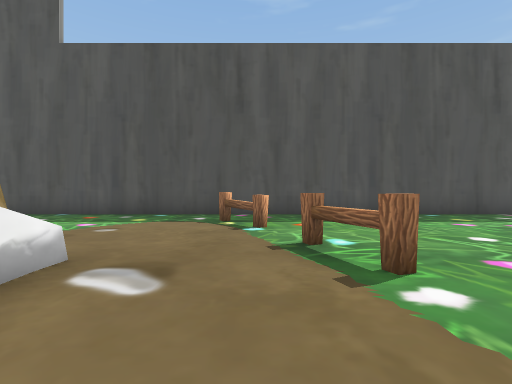
View 1 (above)

19 first-person views from a walk through a Unity game level. The camera is 1.3 m above the floor, looks level and sees 85° across. The floor is counted in squares, 2 m on a side. Each view is taken from the middle of a square. On the plan, view 1 faces up. The plan holds only what a view shows up to about 9 squares ahead; the rest is blank. The place goes on beyond the plan.

View 2
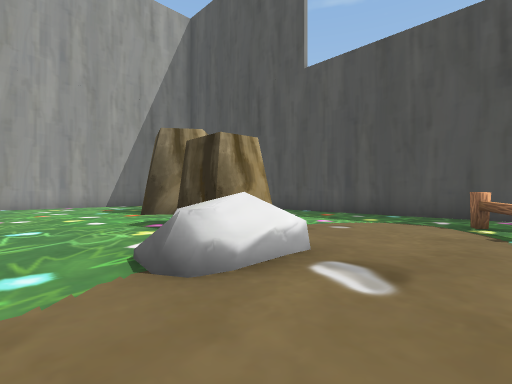

View 3
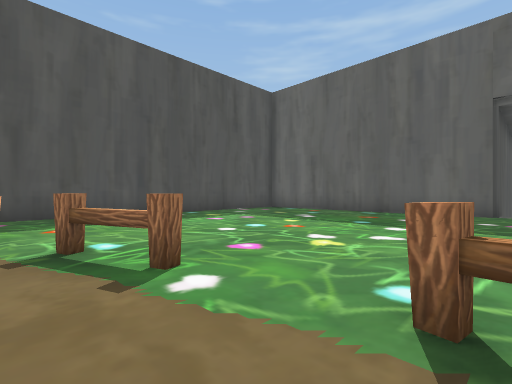

View 4
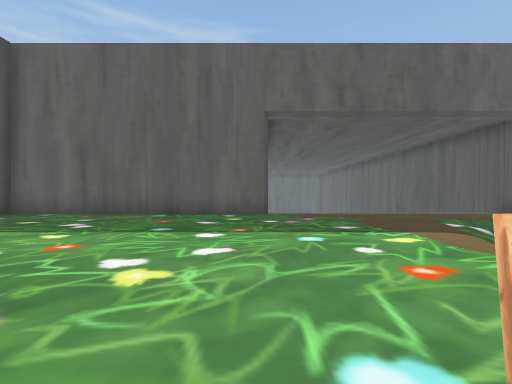

View 5
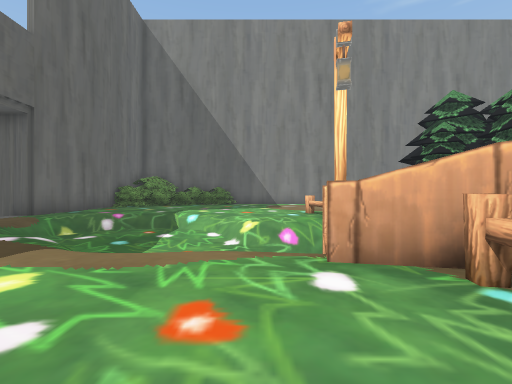

View 6
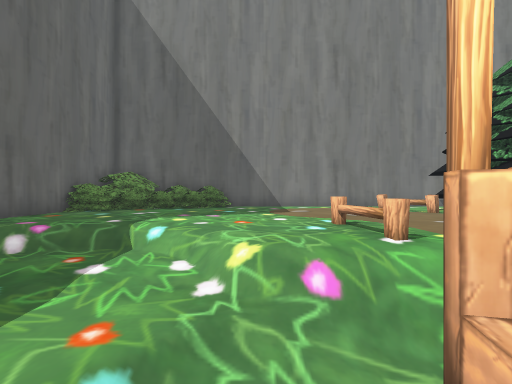

View 7
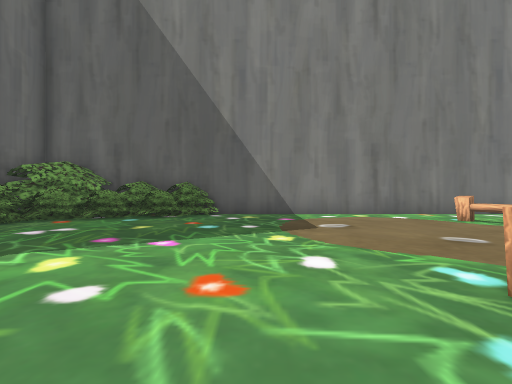

View 8
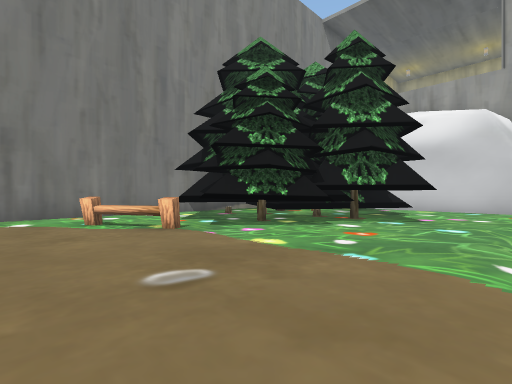

View 9
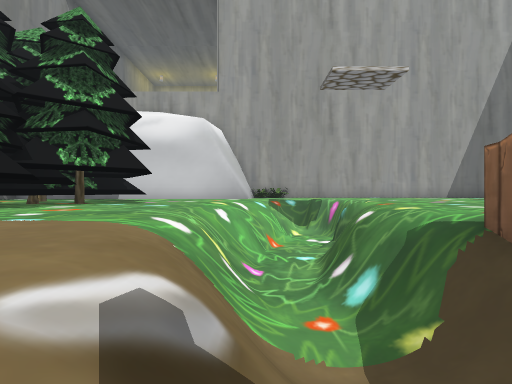

View 10
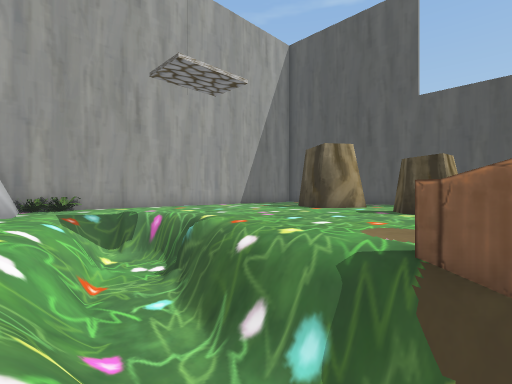

View 11
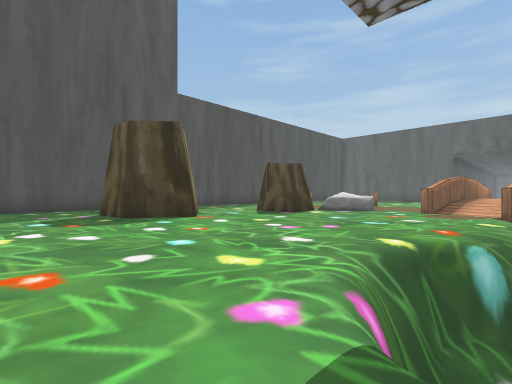

View 12
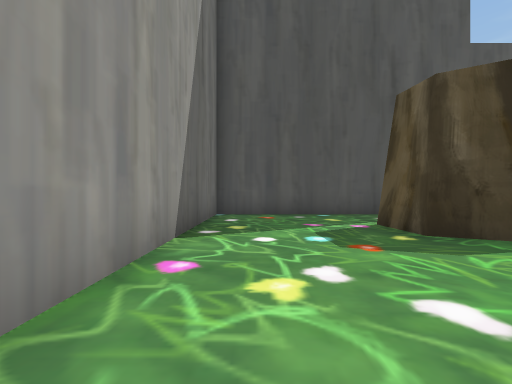

View 13
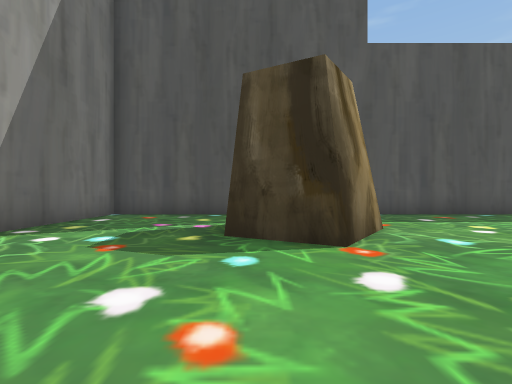

View 14
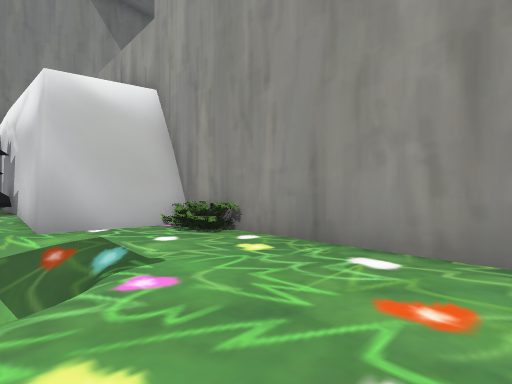

View 15
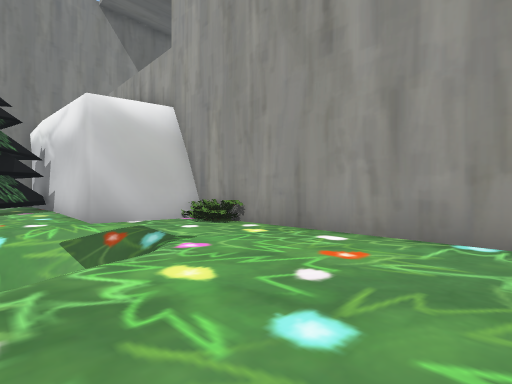

View 16
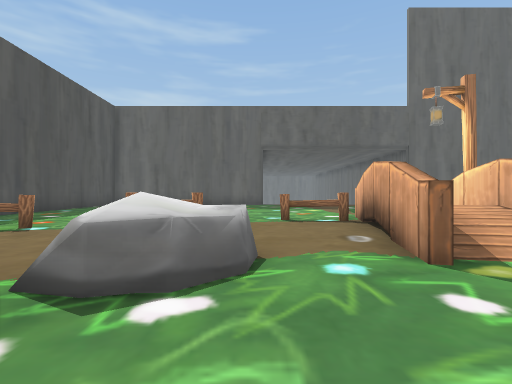

View 17
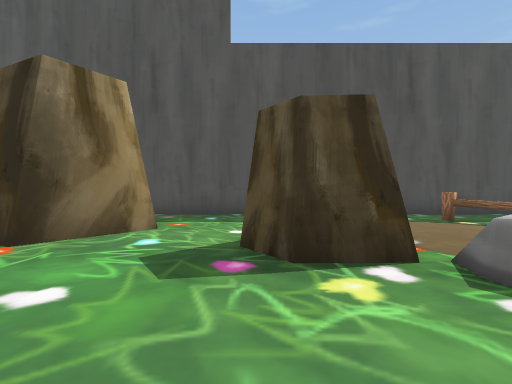

View 18
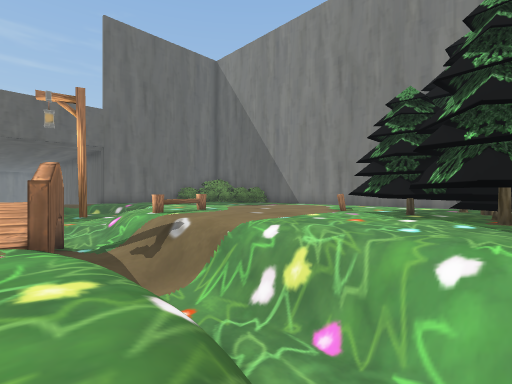

View 19
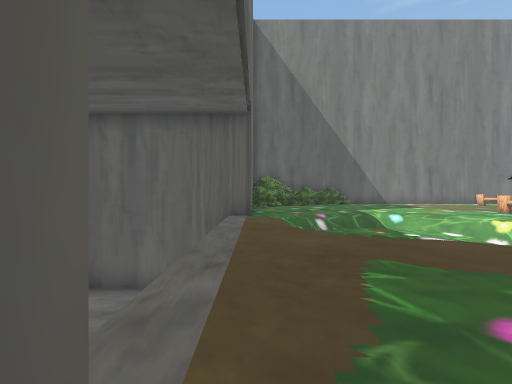

### Floor plan
Key: @ floor where view 1 was taken; # wall or solid block; . main floor; - floor 0.25 m lower than the main floor; _ floor 0.75 m lower than the main floor; < floor 1 m lower than the main floor; ( floor 1.75 m lower than the main floor; : floor 2.25 m higher than the main floor; ! floor 2.5 m lower than the main floor; / step, stairs or slope; = window, fence, low wall or low ledge; ^ raised ledge; v drop or lower ground; F fence; S streetlight; B bush; O other object.
Columns run from 14 left of view 1 to 12 right of it. Each row starts with its distance up from view 1.
  9 #########################
  8 #.......................#
  7 #.......................#
  6 #....OO......FF.........#
  5 #....###......F.........#
  4 #....##...#.............#
  3 #........#O....F........#
  2 #..........OO...........#
  1 #...........O...........###
  0 #.............@F........v
 -1 #...........^^#F#.......v
 -2 #...##=.....///##.......v
 -3 #../####=//#####=  //...v
 -4 ##B/==!!!//////(S//////.v v
 -5  #B///=#////=//////<__/.v v
 -6  ###...//////..F.//___-.v v
 -7    #...........F..////..###
 -8    #...##...............#
 -9    #.#####..............#
-10    #.## ###O............#
-11    ###   ##OF.........//#
-12         ###.F........///#
-13          O........./////#
-14          ........./////:#
-15          ############===

Positions as (right, up) in squares from view 1, and headings:
1: (0, 0), facing up
2: (0, 0), facing up-left
3: (0, 0), facing up-right
4: (1, 1), facing right
5: (3, 1), facing down
6: (3, -2), facing down
7: (3, -6), facing down
8: (0, -6), facing down-left
9: (0, -5), facing left
10: (-2, -6), facing up-left
11: (-12, -3), facing up-right
12: (-12, 0), facing up
13: (-9, 0), facing up
14: (-10, 0), facing down-left
15: (-9, 1), facing down-left
16: (-5, 1), facing right
17: (-5, 0), facing up
18: (-7, -2), facing down-right
19: (9, 1), facing down
